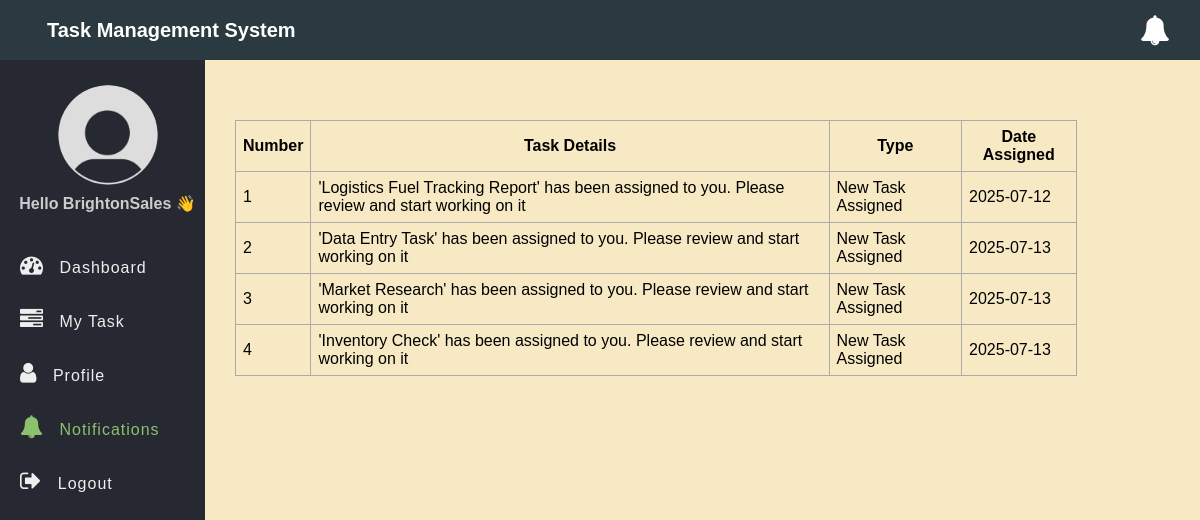
/notifications.php (signed in), run on an earlier commit of the app's database.
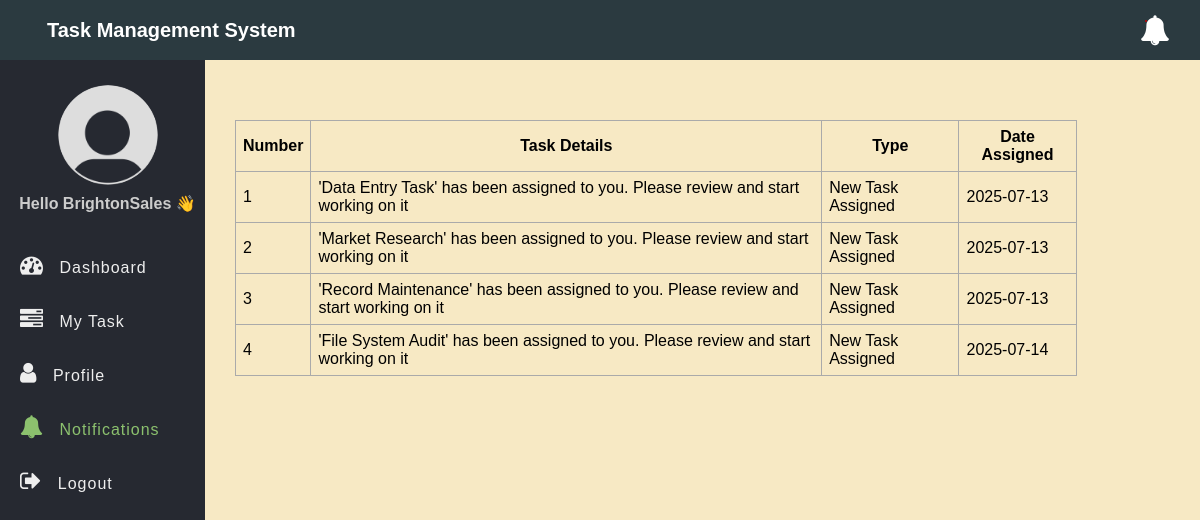
And on a later commit of the database.
### tables this page shows
CREATE TABLE `notifications` (
  `id` int(11) NOT NULL,
  `message` text NOT NULL,
  `recipient` int(11) NOT NULL,
  `type` varchar(50) NOT NULL,
  `date` date NOT NULL DEFAULT current_timestamp(),
  `is_read` tinyint(1) DEFAULT 0
);

### app/Model/Notification.php (called while the page is built, shortened)
<?php
function get_all_my_notifications($conn, $id){
	$sql = "SELECT * FROM notifications WHERE recipient=?";
	$stmt = $conn->prepare($sql);
	$stmt->execute([$id]);
	if($stmt->rowCount() > 0){
		$notifications = $stmt->fetchAll();
	}else $notifications = 0;
	return $notifications;
}

### notifications.php (the view, shortened to what this page needs)
<?php
if (isset($_SESSION['role']) && isset($_SESSION['id'])) {
    include "DB_connection.php";
    include "app/Model/Notification.php";
    $notifications = get_all_my_notifications($conn, $_SESSION['id']);
 ?>
<!DOCTYPE html>
<html>
<head>
	<link rel="stylesheet" href="https://stackpath.bootstrapcdn.com/font-awesome/4.7.0/css/font-awesome.min.css">
	<link rel="stylesheet" href="css/style.css">
</head>
<body>
	<?php include "inc/header.php" ?>
	<div class="body">
		<?php include "inc/nav.php" ?>
		<section class="section-1">
			<?php if ($notifications != 0) { ?>
			<table class="main-table">
				<tr>
					<th>Number</th>
					<th>Task Details</th>
					<th>Type</th>
					<th>Date Assigned</th>
				</tr>
				<?php $i=0; foreach ($notifications as $notification) { ?>
				<tr>
					<td><?=++$i?></td>
					<td><?=$notification['message']?></td>
					<td><?=$notification['type']?></td>
					<td><?=$notification['date']?></td>
				</tr>
			   <?php	} ?>
			</table>
		<?php }else { ?>
			<h3>You have zero notification</h3>
		<?php  }?>
		</section>
	</div>
</body>
</html>
<?php }else{
   $em = "First login";
   header("Location: login.php?error=$em");
   exit();
}
 ?>

What changed in the data, as far as the page shows it:
removed notifications: message "'Logistics Fuel Tracking Report' has been assigned to you. Please review and start working on it", type "New Task Assigned", date "2025-07-12"
removed notifications: message "'Inventory Check' has been assigned to you. Please review and start working on it", type "New Task Assigned", date "2025-07-13"
added notifications: message "'Record Maintenance' has been assigned to you. Please review and start working on it", type "New Task Assigned", date "2025-07-13"
added notifications: message "'File System Audit' has been assigned to you. Please review and start working on it", type "New Task Assigned", date "2025-07-14"
